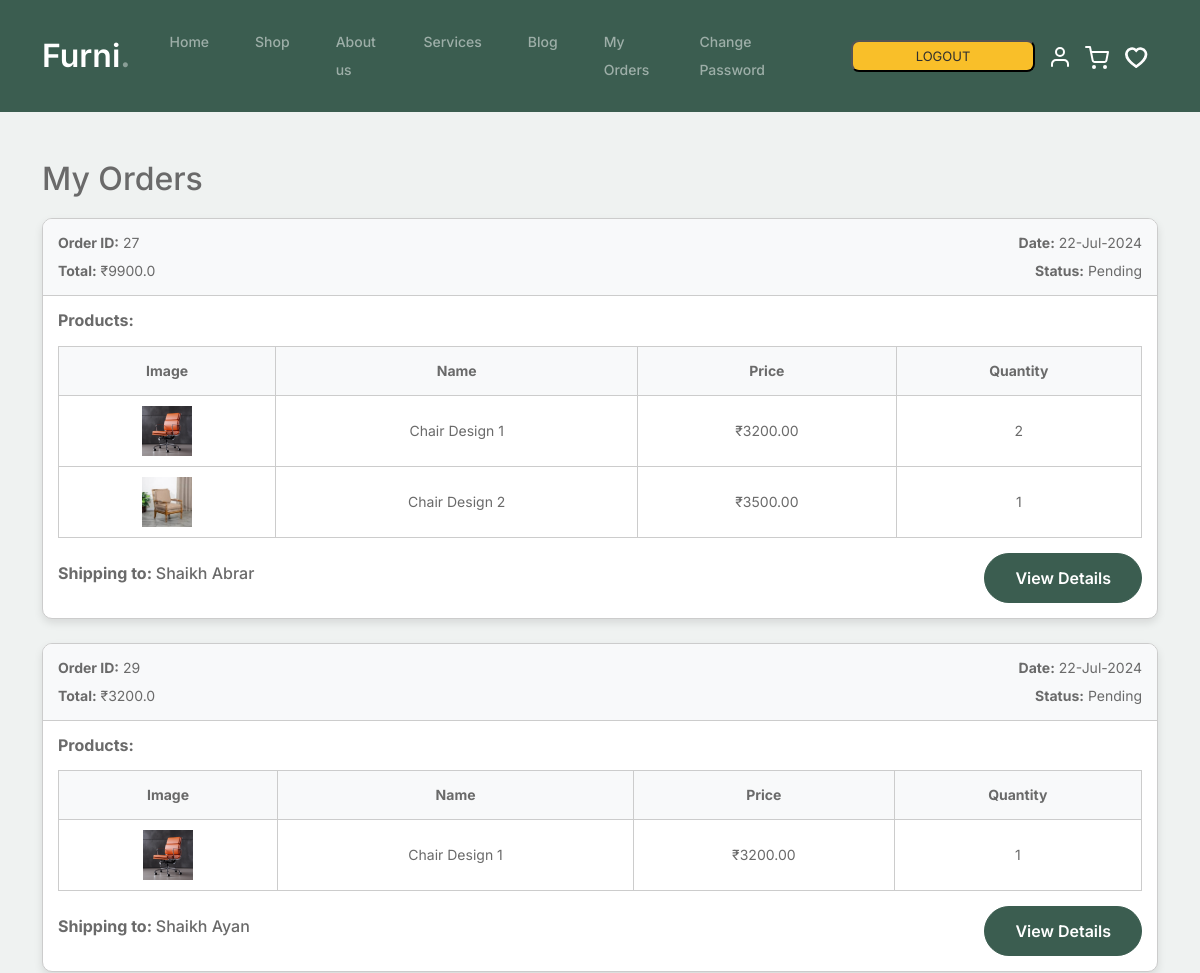
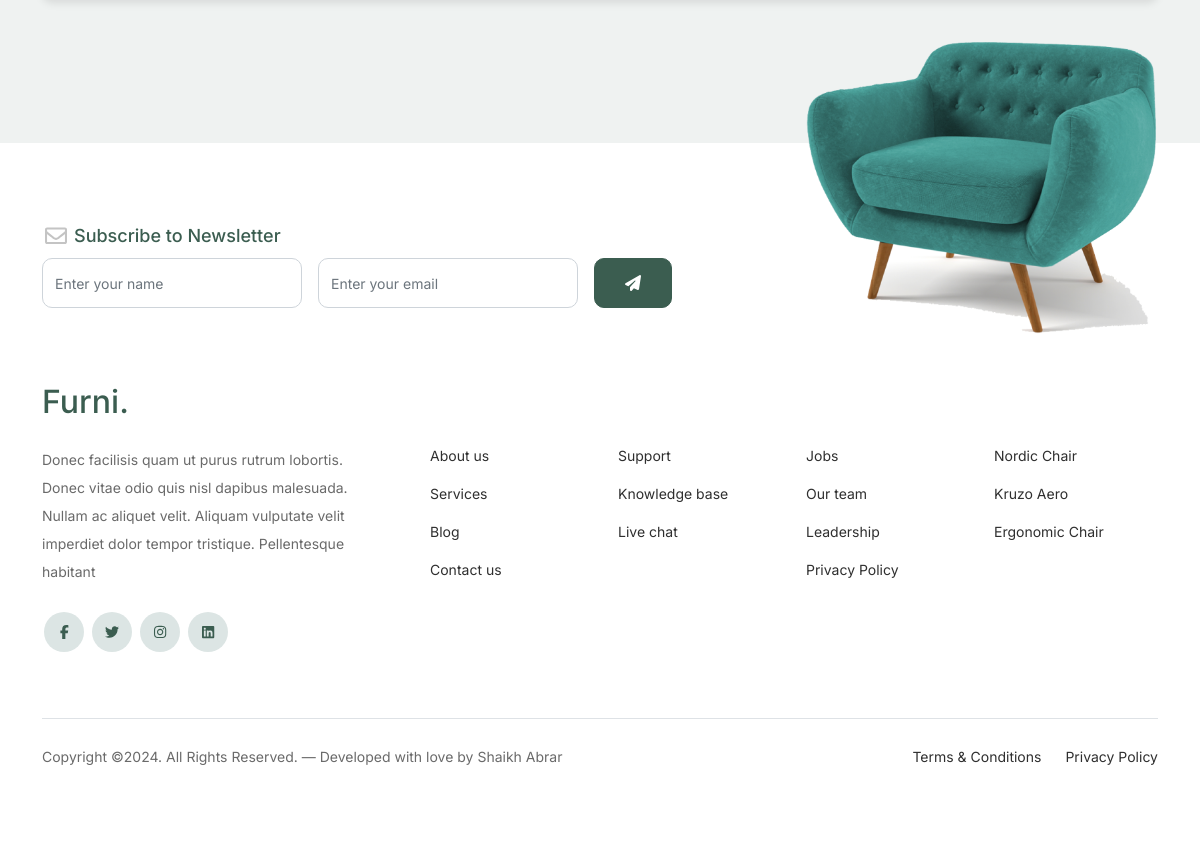
Page /myorders/ (signed in) on the committed database (2 pictures, top to bottom).
### app1/models.py (models this page shows, shortened)
class Order(models.Model):
    STATUS_CHOICES = [
        ('Pending', 'Pending'),
        ('Completed', 'Completed'),
    ]
    user = models.ForeignKey(User, on_delete=models.CASCADE)
    billing = models.ForeignKey(BillingDetails, on_delete=models.CASCADE)
    total = models.FloatField()
    status = models.CharField(max_length=20,choices=STATUS_CHOICES, default='Pending')
    created_at = models.DateTimeField(auto_now_add=True)

class OrderItem(models.Model):
    order = models.ForeignKey(Order, related_name='items', on_delete=models.CASCADE)
    product = models.ForeignKey(Product, on_delete=models.CASCADE)
    quantity = models.PositiveIntegerField()
    price = models.DecimalField(max_digits=10, decimal_places=2)

class Product(models.Model):
    PRODUCT_CATEGORIES = [
        ('chair','Chair'),
        ('sofa','Sofa'),
    ]
    seller = models.ForeignKey(User,on_delete=models.CASCADE,limit_choices_to={'usertype': 'seller'})
    pcat = models.CharField(max_length=10,choices=PRODUCT_CATEGORIES)
    pname = models.CharField(max_length=30)
    pcaption = models.CharField(max_length=50,blank=True,null=True)
    pdesc = models.TextField(max_length=500,blank=True,null=True)
    pprice = models.FloatField(blank=True,null=True)
    pimg = models.ImageField(default="",upload_to="product_images/")
    color = models.CharField(max_length=20, blank=True, null=True)
    material = models.CharField(max_length=50, blank=True, null=True)
    brand = models.CharField(max_length=50, blank=True, null=True)
    stock = models.PositiveIntegerField(default=0)

class BillingDetails(models.Model):
    user = models.ForeignKey(User, on_delete=models.CASCADE)
    full_name = models.CharField(max_length=255)
    email = models.EmailField()
    phone = models.CharField(max_length=15)
    address = models.TextField()
    city = models.CharField(max_length=100)
    state = models.CharField(max_length=100)

### app1/views.py (the view)
# urls.py: path('myorders/',views.myorders,name='myorders'),
def myorders(request):
    user = User.objects.get(email=request.session['email'])
    orders = Order.objects.filter(user=user)
    return render(request, 'myorders.html', {'orders': orders})

### app1/templates/myorders.html (shortened to what this page needs)
{% extends "header-footer.html" %}
{% load static %}
{% block content %}
<div class="container mt-5 ocontainer">
    <h2>My Orders</h2>
    {% if orders %}
    <div class="order-list">
        {% for order in orders %}
        <div class="card mb-4">
            <div class="card-header">
                <div class="order-info">
                    <div class="order-details">
                        <div class="order-id-total">
                            <p><strong>Order ID:</strong> {{ order.id }}</p>
                            <p><strong>Total:</strong> ₹{{ order.total }}</p>
                        </div>
                    </div>
                    <div class="order-date-status">
                        <p><strong>Date:</strong> {{ order.created_at|date:"d-M-Y" }}</p>
                        <p><strong>Status:</strong> {{ order.status }}</p>
                    </div>
                </div>
            </div>
            <div class="card-body">
                <h6><strong>Products:</strong></h6>
                <table class="product-table">
                    <thead>
                        <tr>
                            <th>Image</th>
                            <th>Name</th>
                            <th>Price</th>
                            <th>Quantity</th>
                        </tr>
                    </thead>
                    <tbody>
                        {% for item in order.items.all %}
                        <tr>
                            <td><img src="{{ item.product.pimg.url }}" alt="{{ item.product.pname }}" class="product-image"></td>
                            <td>{{ item.product.pname }}</td>
                            <td>₹{{ item.price }}</td>
                            <td>{{ item.quantity }}</td>
                        </tr>
                        {% endfor %}
                    </tbody>
                </table>
                <div class="shipping-info">
                    <h6><strong>Shipping to: </strong>{{ order.billing.full_name }}</h6>
                    <a href="#" class="btn btn-primary">View Details</a>
                </div>
            </div>
        </div>
        {% endfor %}
    </div>
    {% else %}
    <h5  class="mt-5">You have no orders yet</h5 >
    {% endif %}
</div>
{% endblock content %}

### app1/static/css/style.css (style rules this page uses)
* { margin: 0; padding: 0; }
body { overflow-x: hidden; position: relative; }
body { font-family: "Inter", sans-serif; font-weight: 400; line-height: 28px; color: #6a6a6a; font-size: 14px; background-color: #eff2f1; }
a { text-decoration: none; -webkit-transition: .3s all ease; -o-transition: .3s all ease; transition: .3s all ease; color: #2f2f2f; text-decoration: underline; }
.btn { font-weight: 600; padding: 12px 30px; border-radius: 30px; color: #ffffff; background: #2f2f2f; border-color: #2f2f2f; }
.btn.btn-primary { background: #3b5d50; border-color: #3b5d50; }

### app1/templates/myorders.html (style rules this page uses)
.ocontainer { margin-top: 50px; }
.order-list { margin-top: 20px; }
.card { border: 1px solid #ccc; border-radius: 10px; box-shadow: 0 4px 8px rgba(0, 0, 0, 0.1); overflow: hidden; }
.card-header { background-color: #f8f9fa; border-bottom: 1px solid #ccc; padding: 10px 15px; display: flex; justify-content: space-between; align-items: center; }
.order-info { display: flex; justify-content: space-between; width: 100%; flex-wrap: wrap; }
.order-details { display: flex; flex-direction: column; flex: 1; min-width: 200px; }
.order-id-total p { margin: 0; }
.order-date-status { text-align: right; min-width: 150px; }
.order-date-status p { margin: 0; }
.card-body { padding: 15px; }
.product-table { width: 100%; border-collapse: collapse; margin-top: 15px; }
.product-table th, .product-table td { border: 1px solid #ccc; padding: 10px; text-align: center; }
.product-table th { background-color: #f8f9fa; }
.product-image { max-width: 50px; }
.shipping-info { display: flex; justify-content: space-between; align-items: center; margin-top: 15px; }
.ocontainer { padding-bottom: 120px; }
.btn-primary { background-color: #007bff; border-color: #007bff; color: #fff; margin-left: auto; }

### rows in the picture
Order: id "27", total "9900.0", created_at "22-Jul-2024", status "Pending", billing.full_name "Shaikh Abrar"
OrderItem: product.pimg (picture), product.pname "Chair Design 1", price "3200.00", quantity "2"
OrderItem: product.pimg (picture), product.pname "Chair Design 2", price "3500.00", quantity "1"
Order: id "29", total "3200.0", created_at "22-Jul-2024", status "Pending", billing.full_name "Shaikh Ayan"
OrderItem: product.pimg (picture), product.pname "Chair Design 1", price "3200.00", quantity "1"
